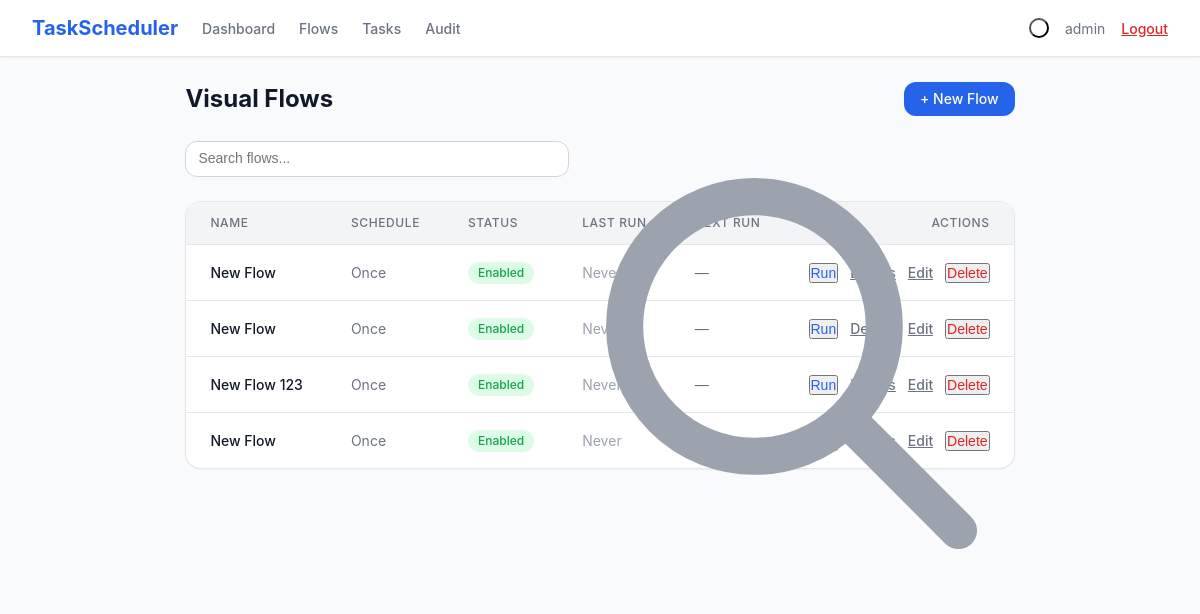
/flows (signed in), run on the app's committed database.
### models.py (models this page shows, shortened)
class Flow(db.Model):
    __tablename__ = 'flows'
    id = db.Column(db.Integer, primary_key=True)
    name = db.Column(db.String(200), nullable=False)
    schedule_type = db.Column(db.String(50), nullable=False)
    schedule_config = db.Column(db.Text, default='{}')
    enabled = db.Column(db.Boolean, default=True)
    nodes = db.Column(db.Text, default='[]')
    connections = db.Column(db.Text, default='[]')
    timeout_seconds = db.Column(db.Integer, default=30)
    max_retries = db.Column(db.Integer, default=0)
    last_run_time = db.Column(db.DateTime, nullable=True)
    last_run_status = db.Column(db.String(20), nullable=True)
    last_run_output = db.Column(db.Text, nullable=True)
    last_run_node_errors = db.Column(db.Text, default='{}')
    next_run_time = db.Column(db.DateTime, nullable=True)
    created_at = db.Column(db.DateTime, default=datetime.utcnow)
    updated_at = db.Column(db.DateTime, default=datetime.utcnow, onupdate=datetime.utcnow)

### app.py (the view)
@app.route('/flows')
@login_required
def flows_list():
    search = request.args.get('search', '')
    query = Flow.query
    if search:
        query = query.filter(Flow.name.contains(search))
    flows = query.order_by(Flow.created_at.desc()).all()
    return render_template('flows.html', flows=flows, search=search)

### app.py (called while the page is built)
def login_required(f):
    @wraps(f)
    def decorated_function(*args, **kwargs):
        if 'user_id' not in session:
            if request.is_json or request.path.startswith('/api/'):
                return jsonify({'error': 'Unauthorized'}), 401
            return redirect(url_for('login'))
        return f(*args, **kwargs)
    return decorated_function

### templates/flows.html (shortened to what this page needs)
{% extends "base.html" %}
{% block content %}
<div class="space-y-6">
    <div class="flex items-center justify-between">
        <h1 class="text-2xl font-bold text-body">Visual Flows</h1>
        <a href="{{ url_for('flow_new') }}" class="btn btn-primary">+ New Flow</a>
    </div>
    <div class="relative">
        <input type="text" id="searchInput" placeholder="Search flows..." value="{{ search }}"
            class="form-input sm-w-96 pl-10"
            onkeyup="if(event.key==='Enter') location.search='?search='+encodeURIComponent(this.value)">
        <svg class="w-5 h-5 text-light absolute left-3 top-2.5" fill="none" stroke="currentColor" viewBox="0 0 24 24"><path stroke-linecap="round" stroke-linejoin="round" stroke-width="2" d="M21 21l-6-6m2-5a7 7 0 11-14 0 7 7 0 0114 0z"></path></svg>
    </div>
    <div class="card table-wrap">
        <table>
            <thead>
                <tr>
                    <th>Name</th>
                    <th>Schedule</th>
                    <th>Status</th>
                    <th>Last Run</th>
                    <th>Next Run</th>
                    <th class="text-right">Actions</th>
                </tr>
            </thead>
            <tbody>
                {% for flow in flows %}
                <tr>
                    <td>
                        <div class="font-medium text-body">{{ flow.name }}</div>
                    </td>
                    <td class="text-muted">{{ flow.schedule_type|title }}</td>
                    <td>
                        <span class="badge {% if flow.enabled %}badge-green{% else %}badge-gray{% endif %}">
                            {{ 'Enabled' if flow.enabled else 'Disabled' }}
                        </span>
                    </td>
                    <td>
                        {% if flow.last_run_status %}
                        <span class="{% if flow.last_run_status == 'success' %}text-green{% else %}text-red{% endif %}">{{ flow.last_run_status|title }}</span>
                        <div class="text-xs text-muted">{{ flow.last_run_time.strftime('%m/%d %H:%M') if flow.last_run_time }}</div>
                        {% else %}
                        <span class="text-light">Never</span>
                        {% endif %}
                    </td>
                    <td class="text-muted">
                        {{ flow.next_run_time.strftime('%m/%d %H:%M') if flow.next_run_time else '—' }}
                    </td>
                    <td class="text-right space-x-2">
                        <button onclick="runFlow({{ flow.id }})" class="text-primary font-medium text-sm hover:underline">Run</button>
                        <a href="{{ url_for('flow_detail', id=flow.id) }}" class="text-muted font-medium text-sm hover:text-body">Details</a>
                        <a href="{{ url_for('flow_edit', id=flow.id) }}" class="text-muted font-medium text-sm hover:text-body">Edit</a>
                        <form method="POST" action="{{ url_for('flow_delete', id=flow.id) }}" class="inline" onsubmit="return confirm('Delete this flow?')">
                            <button type="submit" class="text-red font-medium text-sm hover:underline">Delete</button>
                        </form>
                    </td>
                </tr>
                {% endfor %}
            </tbody>
        </table>
    </div>
</div>
{% endblock %}

### static/css/style.css (style rules this page uses)
:root { --bg-body: #f9fafb; --bg-card: #ffffff; --bg-nav: #ffffff; --bg-sidebar: #f3f4f6; --bg-input: #ffffff; --bg-code: #f3f4f6; --bg-hover: #f9fafb; --bg-badge-green: #dcfce7; --bg-badge-red: #fee2e2; --bg-badge-blue: #dbeafe; --bg-badge-amber: #fef3c7; --bg-badge-purple: #f3e8ff; --bg-badge-gray: #f3f4f6; --bg-primary-50: #eff6ff; --bg-primary-100: #dbeafe; --bg-primary-600: #2563eb; --bg-primary-700: #1d4ed8; --bg-green-600: #16a34a; --bg-green-700: #15803d; --bg-gray-100: #f3f4f6; --bg-gray-200: #e5e7eb; --bg-gray-600: #4b5563; --bg-gray-700: #374151; --bg-gray-800: #1f2937; --bg-gray-900: #111827; --bg-red-100: #fee2e2; --bg-red-500: #ef4444; --bg-red-600: #dc2626; --text-body: #111827; --text-muted: #6b7280; --text-light: #9ca3af; --text-primary: #2563eb; --text-green: #16a34a; --text-red: #dc2626; --text-purple: #9333ea; --text-amber: #92400e; --text-blue: #1e40af; --border-color: #e5e7eb; --border-dark: #d1d5db; --shadow-sm: 0 1px 2px 0 rgba(0,0,0,0.05); --shadow: 0 1px 3px 0 rgba(0,0,0,0.1), 0 1px 2px -1px rgba(0,0,0,0.1); --shadow-lg: 0 10px 15px -3px rgba(0,0,0,0.1), 0 4px 6px -4px rgba(0,0,0,0.1); --shadow-xl: 0 20px 25px -5px rgba(0,0,0,0.1), 0 8px 10px -6px rgba(0,0,0,0.1); --radius-sm: 0.375rem; --radius: 0.5rem; --radius-lg: 0.75rem; --radius-xl: 1rem; --radius-full: 9999px; }
* { box-sizing: border-box; margin: 0; padding: 0; }
html, body { height: 100%; }
body { font-family: -apple-system, BlinkMacSystemFont, 'Segoe UI', Roboto, sans-serif; background: var(--bg-body); color: var(--text-body); line-height: 1.5; -webkit-font-smoothing: antialiased; }
.page { min-height: 100vh; display: flex; flex-direction: column; }
.flex { display: flex; }
.items-center { align-items: center; }
.justify-between { justify-content: space-between; }
.space-y-6 > * + * { margin-top: 1.5rem; }
.space-x-2 > * + * { margin-left: 0.5rem; }
.text-sm { font-size: 0.875rem; }
.text-2xl { font-size: 1.5rem; }
.font-medium { font-weight: 500; }
.font-bold { font-weight: 700; }
.text-right { text-align: right; }
.text-body { color: var(--text-body); }
.text-muted { color: var(--text-muted); }
.text-light { color: var(--text-light); }
.text-primary { color: var(--text-primary); }
.text-red { color: var(--text-red); }
.card { background: var(--bg-card); border-radius: var(--radius-xl); box-shadow: var(--shadow-sm); border: 1px solid var(--border-color); }
.btn { display: inline-flex; align-items: center; justify-content: center; gap: 0.5rem; padding: 0.5rem 1rem; border-radius: var(--radius-lg); font-size: 0.875rem; font-weight: 500; border: none; cursor: pointer; text-decoration: none; transition: all 0.15s; line-height: 1.25; }
.btn-primary { background: var(--bg-primary-600); color: #fff; }
.form-input, .form-select, .form-textarea { width: 100%; padding: 0.5rem 0.75rem; border: 1px solid var(--border-dark); border-radius: var(--radius-lg); background: var(--bg-input); color: var(--text-body); font-size: 0.875rem; line-height: 1.25; transition: border-color 0.15s, box-shadow 0.15s; }
.table-wrap { overflow-x: auto; }
table { width: 100%; border-collapse: collapse; font-size: 0.875rem; }
thead { background: var(--bg-gray-100); }
th { padding: 0.75rem 1.5rem; text-align: left; font-size: 0.75rem; font-weight: 500; text-transform: uppercase; letter-spacing: 0.05em; color: var(--text-muted); }
td { padding: 1rem 1.5rem; border-top: 1px solid var(--border-color); }
.badge { display: inline-flex; align-items: center; padding: 0.125rem 0.625rem; border-radius: var(--radius-full); font-size: 0.75rem; font-weight: 500; }
.badge-green { background: var(--bg-badge-green); color: var(--text-green); }
.inline { display: inline; }
.relative { position: relative; }
.absolute { position: absolute; }
@media (min-width: 640px) { .sm-w-96 { width: 24rem; } }
.sm-w-96 { width: 100%; }

### data on the page
Flow: name "New Flow", schedule_type "Once", enabled "Enabled", shows "Never", next_run_time "—"
Flow: name "New Flow", schedule_type "Once", enabled "Enabled", shows "Never", next_run_time "—"
Flow: name "New Flow 123", schedule_type "Once", enabled "Enabled", shows "Never", next_run_time "—"
Flow: name "New Flow", schedule_type "Once", enabled "Enabled", shows "Never"

### other printed values
{{ session.username }} "admin"
